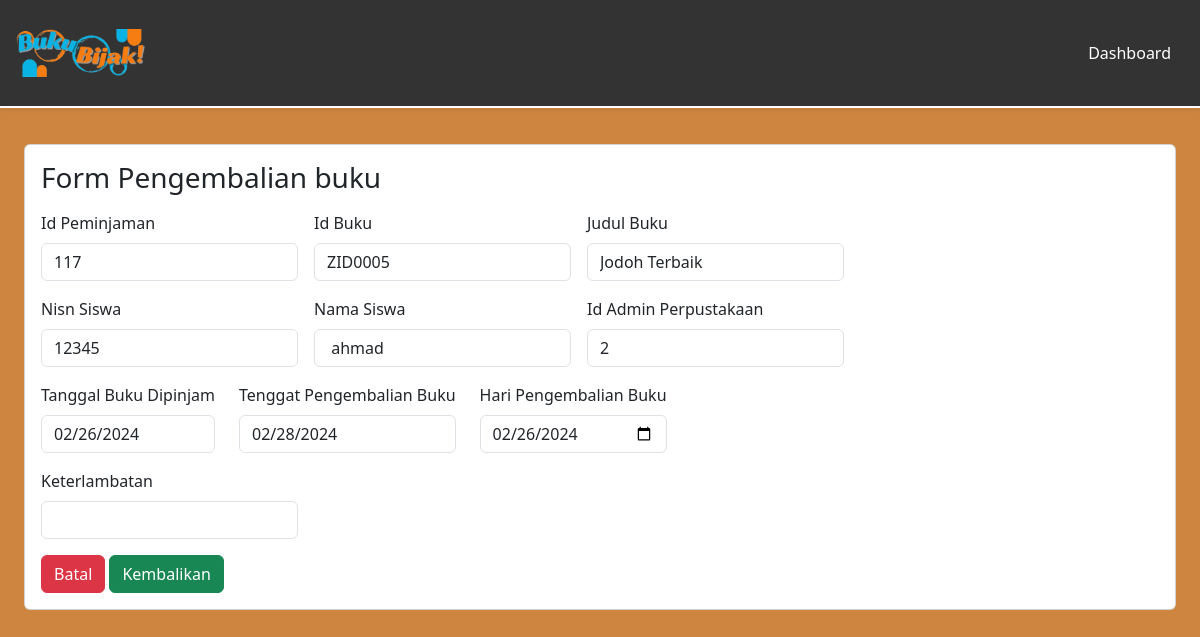
The app's page /DashboardMember/formPeminjaman/pengembalianBuku.php?id=117 (signed in) with its own data.
### tables this page shows
CREATE TABLE `peminjaman` (
  `id_peminjaman` int(11) NOT NULL,
  `id_buku` varchar(20) NOT NULL,
  `nisn` int(11) NOT NULL,
  `id_admin` int(11) NOT NULL,
  `tgl_peminjaman` date NOT NULL,
  `tgl_pengembalian` date NOT NULL,
  `status` enum('ya','tidak') NOT NULL,
  `harga` int(50) NOT NULL,
  `no_petgas` varchar(50) NOT NULL
);

CREATE TABLE `buku` (
  `cover` varchar(255) NOT NULL,
  `id_buku` varchar(20) NOT NULL,
  `kategori` varchar(255) NOT NULL,
  `judul` varchar(255) NOT NULL,
  `pengarang` varchar(255) NOT NULL,
  `penerbit` varchar(255) NOT NULL,
  `tahun_terbit` date NOT NULL,
  `jumlah_halaman` int(50) NOT NULL,
  `buku_deskripsi` text NOT NULL,
  `isi_buku` varchar(250) NOT NULL
);

CREATE TABLE `member` (
  `nisn` int(11) NOT NULL,
  `kode_member` varchar(12) NOT NULL,
  `nama` varchar(255) NOT NULL,
  `password` varchar(255) NOT NULL,
  `jenis_kelamin` varchar(20) NOT NULL,
  `kelas` varchar(5) NOT NULL,
  `jurusan` varchar(50) NOT NULL,
  `no_tlp` varchar(15) NOT NULL,
  `tgl_pendaftaran` date NOT NULL
);

### config/config.php (called while the page is built, shortened)
<?php
$host = "127.0.0.1";
$username = "root";
$password = "";
$database_name = "perpustakaan_ra";
$connection = mysqli_connect($host, $username, $password, $database_name);
function queryReadData($dataKategori) {
  global $connection;
  $result = mysqli_query($connection, $dataKategori);
  $items = [];
  while($item = mysqli_fetch_assoc($result)) {
    $items[] = $item;
  }
  return $items;
}
?>

### DashboardMember/formPeminjaman/pengembalianBuku.php (the view, shortened to what this page needs)
<?php
require "../../config/config.php";
$idPeminjaman = $_GET["id"];
$query = queryReadData("SELECT peminjaman.id_peminjaman, peminjaman.id_buku, buku.judul, peminjaman.nisn, member.nama, peminjaman.id_admin, peminjaman.tgl_peminjaman, peminjaman.tgl_pengembalian
FROM peminjaman
INNER JOIN buku ON peminjaman.id_buku = buku.id_buku
INNER JOIN member ON peminjaman.nisn = member.nisn
WHERE peminjaman.id_peminjaman = $idPeminjaman");
?>
<!DOCTYPE html>
<html lang="en">
  <head>
    <link rel="stylesheet" href="../../css/transaksipeminjaman.css">
    <link href="https://cdn.jsdelivr.net/npm/bootstrap@5.3.2/dist/css/bootstrap.min.css" rel="stylesheet">
  </head>
  <body style="background-color: #CD853F ;">
    <nav class="navbar fixed-top  shadow-sm">
      <div class="container-fluid p-3">
        <a class="navbar-brand" href="#">
          <img src="../../assets/logo2.png" alt="logo" width="130px">
        </a>
        <a class="btn btn-tertiary" href="../dashboardMember.php">Dashboard</a>
      </div>
    </nav>
    <div class="p-4 mt-5">
      <div class="card p-3 mt-5">
    <form action="" method="post">
    <h3>Form Pengembalian buku</h3>
    <?php foreach ($query as $item) : ?>
    <div class="mt-3 d-flex flex-wrap gap-3">
     <div class="mb-3">
      <label for="exampleFormControlInput1" class="form-label">Id Peminjaman</label>
      <input type="number" class="form-control" placeholder="id peminjaman" name="id_peminjaman" id="id_peminjaman" value="<?= $item["id_peminjaman"]; ?>" readonly>
    </div>
     <div class="mb-3">
      <label for="exampleFormControlInput1" class="form-label">Id Buku</label>
      <input type="text" class="form-control" placeholder="id peminjaman" name="id_buku" id="id_buku" value="<?= $item["id_buku"]; ?>" readonly>
    </div>
     <div class="mb-3">
      <label for="exampleFormControlInput1" class="form-label">Judul Buku</label>
      <input type="text" class="form-control" placeholder="Judul Buku" name="judul" id="judul" value="<?= $item["judul"]; ?>" readonly>
    </div>
    </div>
  <div class="d-flex flex-wrap gap-3">
    <div class="mb-3">
      <label for="exampleFormControlInput1" class="form-label">Nisn Siswa</label>
      <input type="number" class="form-control" placeholder="Nisn Siswa" name="nisn" id="nisn" value="<?= $item["nisn"]; ?>" readonly>
    </div>
    <div class="mb-3">
      <label for="exampleFormControlInput1" class="form-label">Nama Siswa</label>
      <input type="text" class="form-control" placeholder="Nama Siswa" name="nama" id="nama" value=" <?= $item["nama"]; ?>" readonly>
    </div>
    <div class="mb-3">
      <label for="exampleFormControlInput1" class="form-label">Id Admin Perpustakaan</label>
      <input type="number" class="form-control" placeholder="Id Admin" name="id_admin" id="id_admin" value="<?= $item["id_admin"]; ?>" readonly>
    </div>
  </div>
  <div class="d-flex flex-wrap gap-4">
    <div class="mb-3">
      <label for="exampleFormControlInput1" class="form-label">Tanggal Buku Dipinjam</label>
      <input type="date" class="form-control" name="tgl_peminjaman" id="tgl_peminjaman" value="<?= $item["tgl_peminjaman"]; ?>" readonly>
    </div>
    <div class="mb-3">
      <label for="exampleFormControlInput1" class="form-label">Tenggat Pengembalian Buku</label>
      <input type="date" class="form-control" name="tgl_pengembalian" id="tgl_pengembalian" value="<?= $item["tgl_pengembalian"]; ?>"  oninput="hitungDenda()" readonly>
    </div>
    <div class="mb-3">
      <label for="exampleFormControlInput1" class="form-label">Hari Pengembalian Buku</label>
      <input type="date" class="form-control" name="buku_kembali" id="buku_kembali" value="<?php echo date('Y-m-d');?>" oninput="hitungDenda()">
    </div>
  </div>
  <?php endforeach; ?>
  <div class="d-flex flex-wrap gap-4">
    <div class="mb-3">
      <label for="exampleFormControlInput1" class="form-label">Keterlambatan</label>
      <input type="text" class="form-control" name="keterlambatan" id="keterlambatan" oninput="hitungDenda()" readonly>
    </div>
  </div>
  <a class="btn btn-danger" href="TransaksiPeminjaman.php"> Batal</a>
  <button type="submit" class="btn btn-success" name="kembalikan">Kembalikan</button>
    </form>
    </div>
  </div>
  </body>
</html>

### css/transaksipeminjaman.css (style rules this page uses)
.navbar { background-color: #333 !important; border-bottom: 2px solid white !important; }
.container-fluid { background-color: #333 !important; }
.btn-tertiary { color: white !important; }

### records on screen
peminjaman: id_peminjaman "117", id_buku "ZID0005", judul "Jodoh Terbaik", nisn "12345", nama "ahmad", id_admin "2", tgl_peminjaman "02/26/2024", tgl_pengembalian "02/28/2024"
